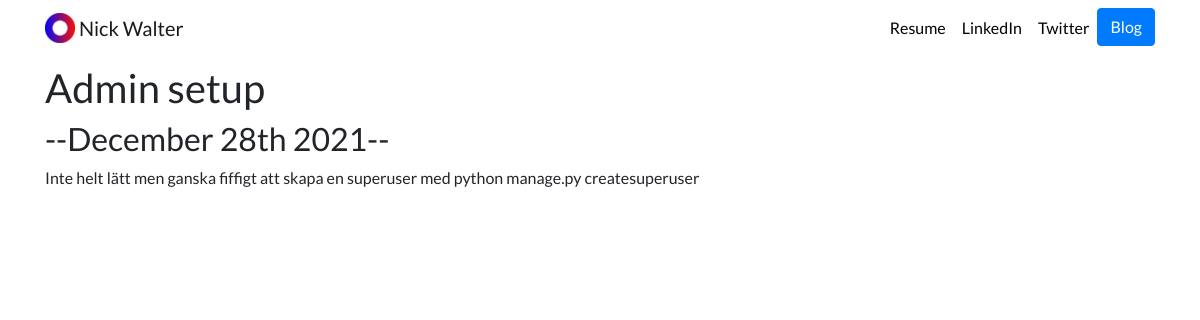
Page /blog/3/ on the committed database.
### blog/models.py (models this page shows, shortened)
class Blog(models.Model):
    title = models.CharField(max_length=120)
    description = models.TextField()
    date = models.DateField()

### blog/views.py (the view)
# urls.py: path('<int:blog_id>/', views.detail, name='detail'),
def detail(request, blog_id):
    blog = get_object_or_404(Blog, pk=blog_id)
    return render(request, 'blog/detail.html',{'blog':blog})

### blog/templates/blog/detail.html (shortened to what this page needs)
{% extends 'portfolio/base.html' %}
{% block content %}
<h1>{{ blog.title}}</h1>
<h2>--{{ blog.date|date:'F jS Y'}}--</h2>
<p>{{ blog.description|safe }}</p>
{% endblock %}

### portfolio/static/portfolio/custom.css (style rules this page uses)
body { font-family: 'Lato', sans-serif; }

### rows in the picture
Blog: title "Admin setup", date "December 28th 2021", description "Inte helt lätt men ganska fiffigt att skapa en superuser med python manage.py createsuperuser"
